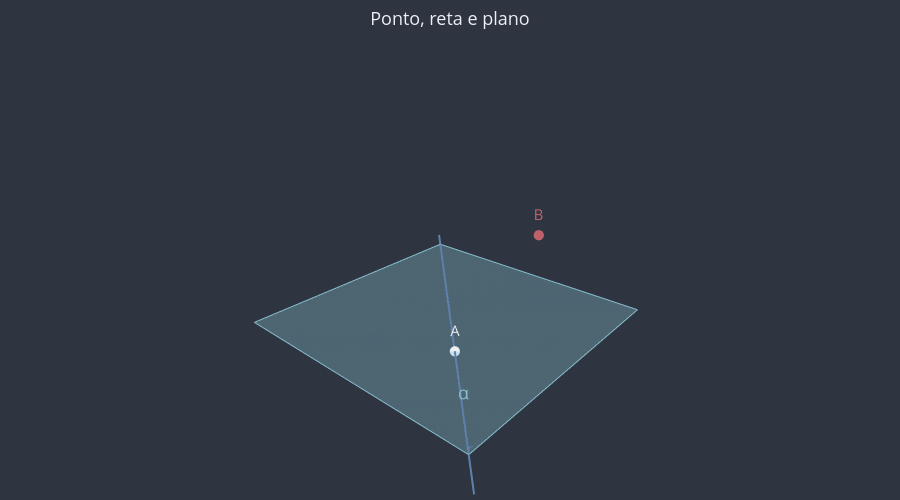

Notebook code for this chart:
### Markdown cell above
## 2. Conceitos primitivos: ponto, reta e plano

Tente definir **ponto** sem usar nenhuma outra palavra geométrica. Difícil, não? Se você disser "é uma posição no espaço", vai precisar definir "posição"; se definir posição, vai precisar de outra palavra, e assim por diante. É como procurar uma palavra no dicionário e cair num círculo infinito.

Para escapar desse círculo, a Geometria escolhe alguns conceitos que **não são definidos**: eles são aceitos a partir da nossa intuição. São os **conceitos primitivos**:

> 📌 **Conceitos primitivos.** **Ponto**, **reta** e **plano** não têm definição. Temos apenas uma ideia intuitiva deles:
> - **ponto**: não tem tamanho; pense na marca da ponta de um lápis muito fino;
> - **reta**: é infinita nos dois sentidos, não tem espessura e é "reta" (não faz curva); pense num fio esticado que nunca acaba;
> - **plano**: é infinito em todas as direções, não tem espessura e é "liso"; pense na superfície de uma mesa que se estende para sempre.
>
> O **espaço** é o conjunto de todos os pontos.

**Notação**

| Elemento | Como escrevemos | Exemplos |
|---|---|---|
| Ponto | letra latina maiúscula | $A$, $B$, $P$ |
| Reta | letra latina minúscula | $r$, $s$, $t$ |
| Plano | letra grega minúscula | $\alpha$ (alfa), $\beta$ (beta), $\gamma$ (gama), $\pi$ (pi) |

Para dizer que um ponto está numa reta ou num plano, usamos **pertence**: $A \in r$, $A \in \alpha$. Para dizer que uma reta está num plano, usamos **está contida**: $r \subset \alpha$.

> ⚠️ **Erro comum.** Escrever $r \in \alpha$. A reta não é um *elemento* do plano; ela é um *conjunto de pontos* que fica dentro dele. Ponto **pertence** ($\in$); reta **está contida** ($\subset$).

> 💡 **Dica.** Como não dá para desenhar algo infinito, representamos o plano por um **paralelogramo** (um "pedaço" dele) e a reta por um **trecho**. Nos nossos desenhos, os planos aparecem como quadrados semitransparentes. Lembre sempre: eles continuam além da borda.

### Code cell
# 1. Criamos uma figura vazia
fig = u3d.criar_figura(titulo="Ponto, reta e plano")

# 2. Desenhamos o plano α (um pedaço dele)
fig = u3d.desenhar_plano(fig, ponto=(0, 0, 0), normal=(0, 0, 1), rotulo="α")

# 3. Desenhamos a reta r, contida em α
fig = u3d.desenhar_reta(fig, ponto=(0, 0, 0), direcao=(1, 1, 0), rotulo="r")

# 4. Um ponto A que pertence a r, e um ponto B fora do plano
fig = u3d.desenhar_ponto(fig, (1, 1, 0), rotulo="A")
fig = u3d.desenhar_ponto(fig, (-1, 1.5, 2), rotulo="B", cor=u3d.CORES["destaque"])

# 5. Mostramos o resultado
u3d.mostrar(fig)

### Figure 1 — Plotly figure (JSON) as saved in the notebook; plotly's stock layout.template omitted (floating-point values rounded to 4 significant figures)
{"data": [{"color": "#88C0D0", "hoverinfo": "skip", "i": [0, 0], "j": [1, 2], "k": [2, 3], "lighting": {"ambient": 1, "diffuse": 0, "fresnel": 0, "specular": 0}, "opacity": 0.35, "type": "mesh3d", "x": [-3.0, -3.0, 3.0, 3.0], "y": [3.0, -3.0, -3.0, 3.0], "z": [0.0, 0.0, 0.0, 0.0]}, {"hoverinfo": "skip", "line": {"color": "#88C0D0", "width": 2}, "mode": "lines", "type": "scatter3d", "x": [-3.0, -3.0, 3.0, 3.0, -3.0], "y": [3.0, -3.0, -3.0, 3.0, 3.0], "z": [0.0, 0.0, 0.0, 0.0, 0.0]}, {"hoverinfo": "skip", "mode": "text", "text": ["α"], "textfont": {"color": "#88C0D0", "size": 18}, "type": "scatter3d", "x": [2.4], "y": [2.4], "z": [0]}, {"hoverinfo": "skip", "line": {"color": "#5E81AC", "dash": "solid", "width": 4}, "mode": "lines", "type": "scatter3d", "x": [-3.536, 3.536], "y": [-3.536, 3.536], "z": [0, 0]}, {"hoverinfo": "skip", "mode": "text", "text": ["r"], "textfont": {"color": "#5E81AC", "size": 14}, "type": "scatter3d", "x": [3.182], "y": [3.182], "z": [0]}, {"hoverinfo": "text", "marker": {"color": "#ECEFF4", "size": 6}, "mode": "markers+text", "text": ["A"], "textfont": {"color": "#ECEFF4", "size": 15}, "textposition": "top center", "type": "scatter3d", "x": [1], "y": [1], "z": [0]}, {"hoverinfo": "text", "marker": {"color": "#BF616A", "size": 6}, "mode": "markers+text", "text": ["B"], "textfont": {"color": "#BF616A", "size": 15}, "textposition": "top center", "type": "scatter3d", "x": [-1], "y": [1.5], "z": [2]}], "layout": {"font": {"color": "#ECEFF4", "size": 13}, "height": 500, "margin": {"b": 0, "l": 0, "r": 0, "t": 50}, "paper_bgcolor": "#2E3440", "plot_bgcolor": "#2E3440", "scene": {"aspectmode": "data", "bgcolor": "#2E3440", "camera": {"eye": {"x": 1.6, "y": 1.4, "z": 1}}, "xaxis": {"visible": false}, "yaxis": {"visible": false}, "zaxis": {"visible": false}}, "showlegend": false, "title": {"text": "Ponto, reta e plano", "x": 0.5}}}
